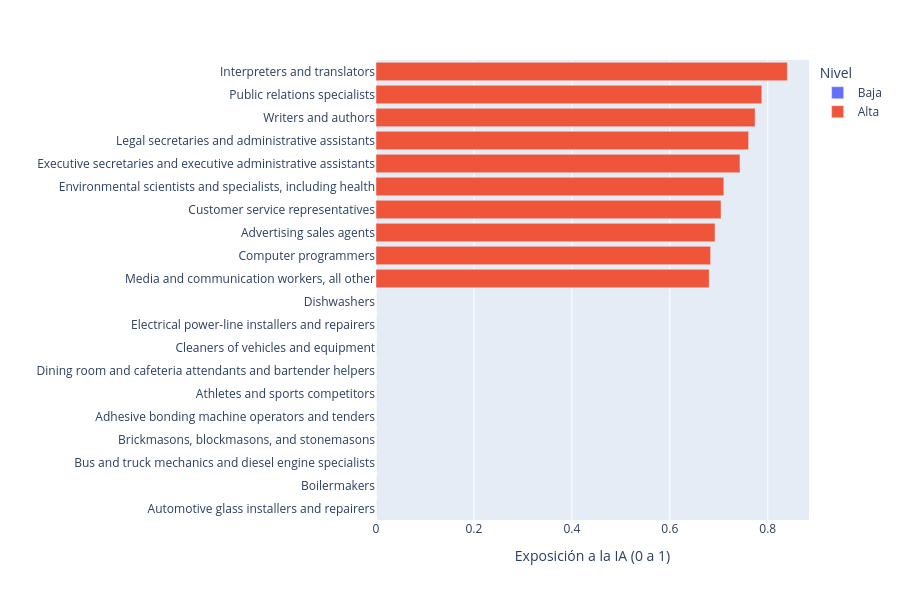

The notebook cell this image was saved under:
### Code cell
px.bar(
    pd.concat([
        expo_ocupacion.nlargest(10, "exposicion_humanos_intermedia"),
        expo_ocupacion.nsmallest(10, "exposicion_humanos_intermedia"),
    ]).sort_values("exposicion_humanos_intermedia"),
    x="exposicion_humanos_intermedia", y="ocupacion_censo",
    color="nivel_exposicion", orientation="h",
    hover_data=["empleo_total_ocupacion"],
    labels={"exposicion_humanos_intermedia": "Exposición a la IA (0 a 1)",
            "ocupacion_censo": "", "nivel_exposicion": "Nivel"},
    height=600,
)

### Figure 1 — Plotly figure (JSON) as saved in the notebook; plotly's stock layout.template omitted (floating-point values rounded to 4 significant figures)
{"data": [{"customdata": [[20310.0], [10190.0], [290000.0], [60370.0], [11500.0], [15070.0], [542800.0], [380400.0], [131100.0], [477400.0]], "hovertemplate": "Nivel=Baja<br>Exposición a la IA (0 a 1)=%{x}<br>=%{y}<br>empleo_total_ocupacion=%{customdata[0]}<extra></extra>", "legendgroup": "Baja", "marker": {"color": "#636efa", "pattern": {"shape": ""}}, "name": "Baja", "orientation": "h", "showlegend": true, "textposition": "auto", "type": "bar", "x": [0.0, 0.0, 0.0, 0.0, 0.0, 0.0, 0.0, 0.0, 0.0, 0.0], "xaxis": "x", "y": ["Automotive glass installers and repairers", "Boilermakers", "Bus and truck mechanics and diesel engine specialists", "Brickmasons, blockmasons, and stonemasons", "Adhesive bonding machine operators and tenders", "Athletes and sports competitors", "Dining room and cafeteria attendants and bartender helpers", "Cleaners of vehicles and equipment", "Electrical power-line installers and repairers", "Dishwashers"], "yaxis": "y"}, {"customdata": [[19590.0], [92230.0], [91700.0], [2596000.0], [89250.0], [459900.0], [156300.0], [47940.0], [283400.0], [52060.0]], "hovertemplate": "Nivel=Alta<br>Exposición a la IA (0 a 1)=%{x}<br>=%{y}<br>empleo_total_ocupacion=%{customdata[0]}<extra></extra>", "legendgroup": "Alta", "marker": {"color": "#EF553B", "pattern": {"shape": ""}}, "name": "Alta", "orientation": "h", "showlegend": true, "textposition": "auto", "type": "bar", "x": [0.6804, 0.6833, 0.6923, 0.7045, 0.7103, 0.7432, 0.7609, 0.7742, 0.7879, 0.84], "xaxis": "x", "y": ["Media and communication workers, all other", "Computer programmers", "Advertising sales agents", "Customer service representatives", "Environmental scientists and specialists, including health", "Executive secretaries and executive administrative assistants", "Legal secretaries and administrative assistants", "Writers and authors", "Public relations specialists", "Interpreters and translators"], "yaxis": "y"}], "layout": {"barmode": "relative", "height": 600, "legend": {"title": {"text": "Nivel"}, "tracegroupgap": 0}, "margin": {"t": 60}, "xaxis": {"anchor": "y", "domain": [0, 1], "title": {"text": "Exposición a la IA (0 a 1)"}}, "yaxis": {"anchor": "x", "domain": [0, 1], "title": {"text": ""}}}}
